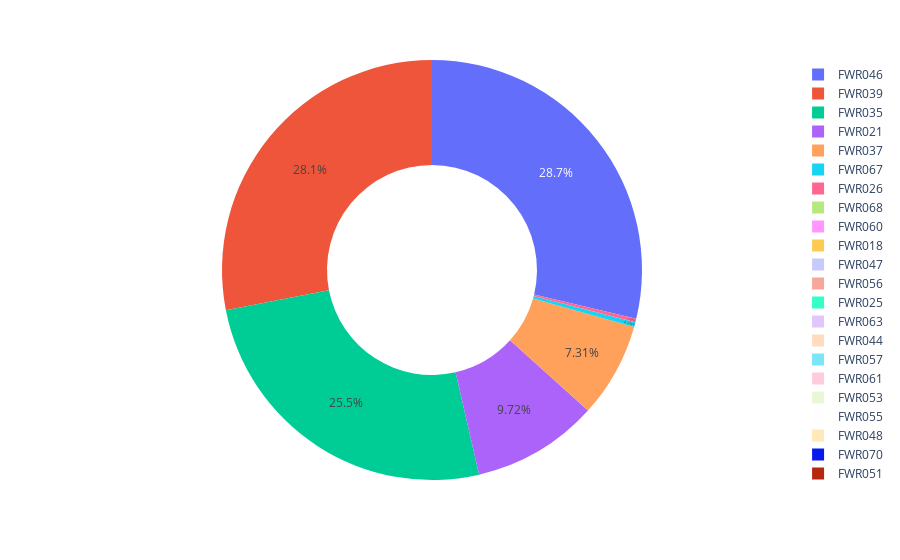

Notebook code for this chart:
### Markdown cell above
# Sensor wise depiction of percentage of all-zero measures

### Code cell
fig = px.pie(DF, values="AllZeroPercentage", names= str("Sensor"), hole=0.5)
fig.update_traces(textposition='inside', textinfo='percent')
# fig.update_layout(template="plotly_dark") # , height=500, width=700,
fig.show()
# fig.layout.width = 'auto'
# fig.layout.height = 'auto'
# fig.layout.min_height = '300px' # so it shows nicely in the notebook
# fig.layout.flex = '1'

### Figure 1 — Plotly figure (JSON) as saved in the notebook; plotly's stock layout.template omitted (floating-point values rounded to 4 significant figures)
{"data": [{"domain": {"x": [0, 1], "y": [0, 1]}, "hole": 0.5, "hovertemplate": "Sensor=%{label}<br>AllZeroPercentage=%{value}<extra></extra>", "labels": ["FWR046", "FWR039", "FWR035", "FWR021", "FWR037", "FWR067", "FWR026", "FWR068", "FWR060", "FWR018", "FWR047", "FWR056", "FWR025", "FWR063", "FWR044", "FWR057", "FWR061", "FWR053", "FWR055", "FWR048", "FWR070", "FWR051", "FWR017", "FWR016", "FWR019", "FWR064", "FWR020", "FWR059", "FWR024", "FWR065", "FWR034", "FWR058", "FWR045", "FWR054", "FWR036", "FWR050", "FWR013", "FWR052", "FWR023", "FWR030", "FWR066", "FWR015", "FWR069"], "legendgroup": "", "name": "", "showlegend": true, "textinfo": "percent", "textposition": "inside", "type": "pie", "values": [94.02, 91.84, 83.53, 31.81, 23.9, 1.23, 0.84, 0, 0, 0, 0, 0, 0, 0, 0, 0, 0, 0, 0, 0, 0, 0, 0, 0, 0, 0, 0, 0, 0, 0, 0, 0, 0, 0, 0, 0, 0, 0, 0, 0, 0, 0, 0]}], "layout": {"legend": {"tracegroupgap": 0}, "margin": {"t": 60}}}
